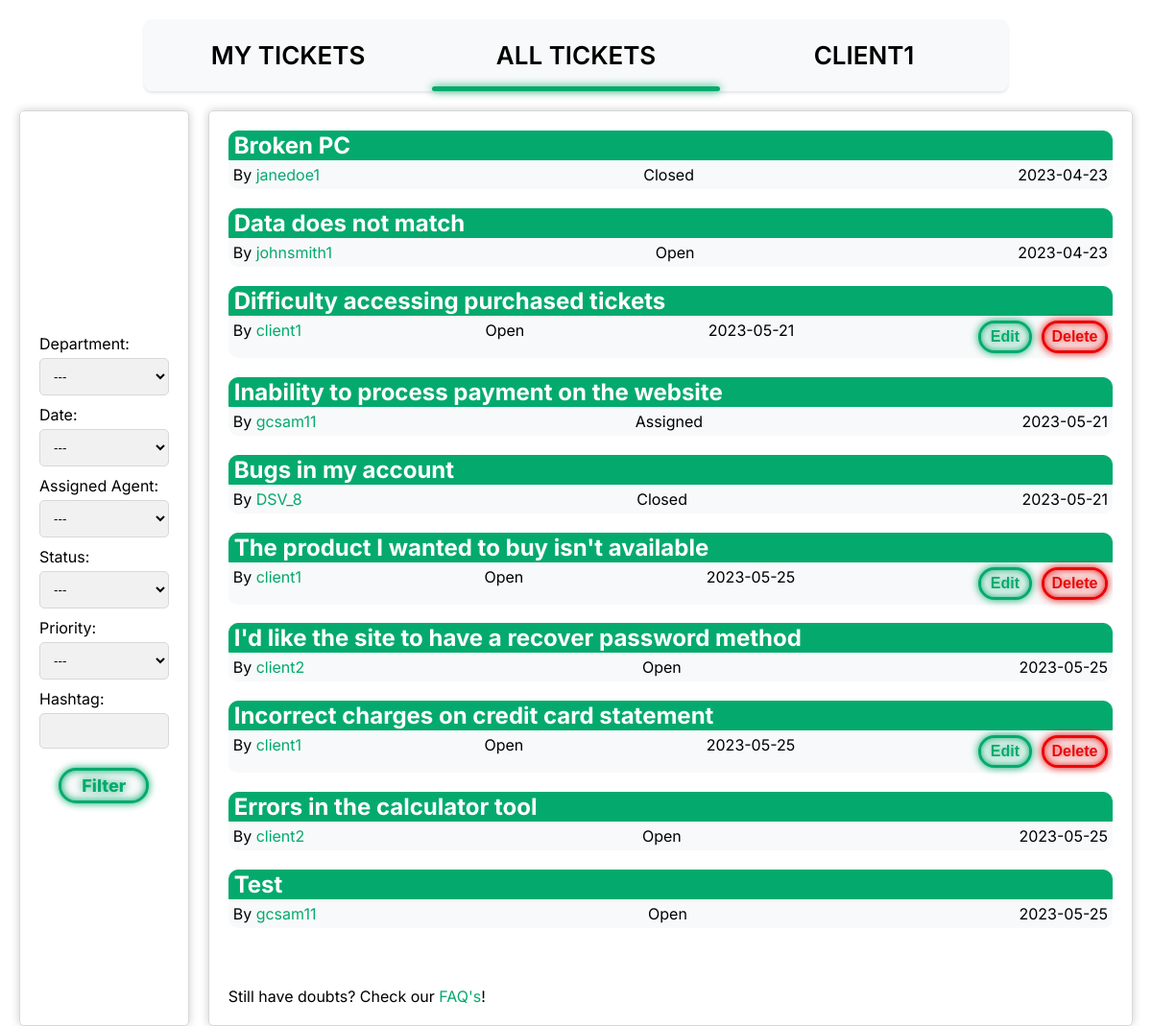
Screenshot of /pages/all_tickets.php (signed in) with the database file from the repository.
### tables this page shows
CREATE TABLE TICKET (
    ticket_id INTEGER PRIMARY KEY AUTOINCREMENT,
    user_id INT NOT NULL,
    assigned_agent INT CHECK (assigned_agent <> user_id),
    department_id INT,
    title VARCHAR(255) NOT NULL,
    description VARCHAR(1000) NOT NULL,
    status VARCHAR(10) NOT NULL DEFAULT 'Open' CHECK (status = 'Open' OR status = 'Assigned' OR status = 'Closed'),
    priority VARCHAR(10) NOT NULL DEFAULT 'Low' CHECK (priority = 'Low' OR priority = 'Medium' OR priority = 'High'),
    date DATE NOT NULL,
    hashtag VARCHAR(255),
    FOREIGN KEY(user_id) REFERENCES USER(user_id) ON DELETE CASCADE ON UPDATE CASCADE,
    FOREIGN KEY(department_id) REFERENCES DEPARTMENT(department_id) ON DELETE CASCADE ON UPDATE CASCADE,
    FOREIGN KEY(assigned_agent) REFERENCES USER(user_id) ON DELETE CASCADE ON UPDATE CASCADE
);

CREATE TABLE USER (
    user_id INTEGER PRIMARY KEY AUTOINCREMENT,
    department_id INT,
    name VARCHAR(255) NOT NULL,
    username VARCHAR(8) NOT NULL UNIQUE,
    email VARCHAR(255) NOT NULL UNIQUE,
    password VARCHAR(255) NOT NULL,
    type VARCHAR(10) NOT NULL DEFAULT 'Client' CHECK (type = 'Agent' OR type = 'Admin' OR type = 'Client'),
    gender VARCHAR(10) DEFAULT 'None' CHECK(gender = 'Male' or gender = 'Female' or gender = 'Other' or gender = 'None'),
    FOREIGN KEY(department_id) REFERENCES DEPARTMENT(department_id) ON DELETE CASCADE ON UPDATE CASCADE
);

### database/get_tickets.php (the view)
<?php
    include 'connection.php';
    $stmt = $db->prepare('SELECT * FROM Ticket');
    $stmt->execute();
    while($row = $stmt -> fetch()){
        $stmt2 = $db -> prepare('SELECT username FROM User WHERE user_id = :user_id');
        $stmt2 -> bindParam(':user_id', $row['user_id']);
        $stmt2 -> execute();
        $row2 = $stmt2 -> fetch();
        echo '<h2><a class="ticket_readmore" href="../pages/ticket.php?id='.$row['ticket_id'].'&site=all_tickets">' . $row['title'] . '</a></h2>
        <div class="ticket">
        <div class="ticket_main_info"> <span class="ticket_username"> By <a class="ticket_username_link" href="../pages/profile_viewer.php?id=' .$row['user_id'] . '">' . $row2['username'] . '</a> </span>
        <span class="ticket_status">' . $row['status'] . '</span>
        <span class="ticket_date">' . $row['date'] . ' </span>';
        if(($_SESSION['type'] == 'Admin') || ($_SESSION['user_id'] == $row['user_id'])){
            echo '<div class ="btns">';
            echo '<form class ="editbtnform" action="../pages/editTicket.php?id='.$row['ticket_id'].'" method="POST">
            <input type="hidden" name="csrf" value="' . $_SESSION['csrf'] . '">
            <input type="hidden" name="site" value="alltickets">
            <button type="submit" id="edit_btn"> Edit </button> </form>';
            echo '<form class="deletebtnform" action="../database/deleteTicket.php" method="POST">
            <input type="hidden" name="csrf" value="' . $_SESSION['csrf'] . '">
            <input type="hidden" name="site" value="alltickets">
            <input type="hidden" name="id" value=' . $row['ticket_id'] .'>
            <button type="submit" id="delete_btn"> Delete </button> </form></div>';
        }
        echo '</div></div>';
    }
?>

### css/all_tickets.css (style rules this page uses)
:root { --clr-neon_green: #04AA6D; --clr-neon_red: #e90808; --clr-bg: #f8f9fa; }
*, *::before *::after { box-sizing: border-box; }
body { margin: 0; padding: 0; font-family: 'Inter', sans-serif; }
h2 { border: 1px solid var(--clr-neon_green); padding-left: 5px; margin-bottom: 0; border-radius: 10px 10px 0px 0px; background-color: var(--clr-neon_green); }
h2:first-of-type { margin-top: 0; }
.ticket_readmore { color: white; text-decoration: none; }
.ticket_main_info { display: flex; justify-content: space-between; }
.ticket_username_link { text-decoration: none; color: var(--clr-neon_green); }
.ticket { border: 0px; background-color: var(--clr-bg); border-radius: 0px 0px 10px 10px; padding: 5px; }
.ticket:last-of-type { margin-bottom: 10px; }
.btns { display: flex; justify-content: space-between; }
.editbtnform { margin-right: 10px; }
#edit_btn { background-color: var(--clr-bg); color: var(--clr-neon_green); padding: 5px 10px; border: 3px solid var(--clr-neon_green); border-radius: 32px; cursor: pointer; opacity: 1; text-align: center; font-weight: 600; font-size: medium; width: 100%; transition: opacity 100ms linear; text-shadow: 0 0 0.125em hsl(0 0% 100% / 0.5), 0 0 0.45em var(--clr-neon_green); box-shadow: inset 0 0 0.5em 0 var(--clr-neon_green), 0 0 0.5em 0 var(--clr-neon_green); }
#delete_btn { background-color: var(--clr-bg); color: var(--clr-neon_red); padding: 5px; margin-right: 5px; border: 3px solid var(--clr-neon_red); border-radius: 32px; cursor: pointer; opacity: 1; text-align: center; font-weight: 600; font-size: medium; width: 100%; transition: opacity 100ms linear; text-shadow: 0 0 0.125em hsl(0 0% 100% / 0.5), 0 0 0.45em var(--clr-neon_red); box-shadow: inset 0 0 0.5em 0 var(--clr-neon_red), 0 0 0.5em 0 var(--clr-neon_red); }

### rows the page displays
ticket: title "Broken PC", user.username "janedoe1", status "Closed", date "2023-04-23"
ticket: title "Data does not match", user.username "johnsmith1", status "Open", date "2023-04-23"
ticket: title "Difficulty accessing purchased tickets", user.username "client1", status "Open", date "2023-05-21"
ticket: title "Inability to process payment on the website", user.username "gcsam11", status "Assigned", date "2023-05-21"
ticket: title "Bugs in my account", user.username "DSV_8", status "Closed", date "2023-05-21"
ticket: title "The product I wanted to buy isn't available", user.username "client1", status "Open", date "2023-05-25"
ticket: title "I'd like the site to have a recover password method", user.username "client2", status "Open", date "2023-05-25"
ticket: title "Incorrect charges on credit card statement", user.username "client1", status "Open", date "2023-05-25"
ticket: title "Errors in the calculator tool", user.username "client2", status "Open", date "2023-05-25"
ticket: title "Test", user.username "gcsam11", status "Open", date "2023-05-25"

### other values shown
$profile "CLIENT1"
